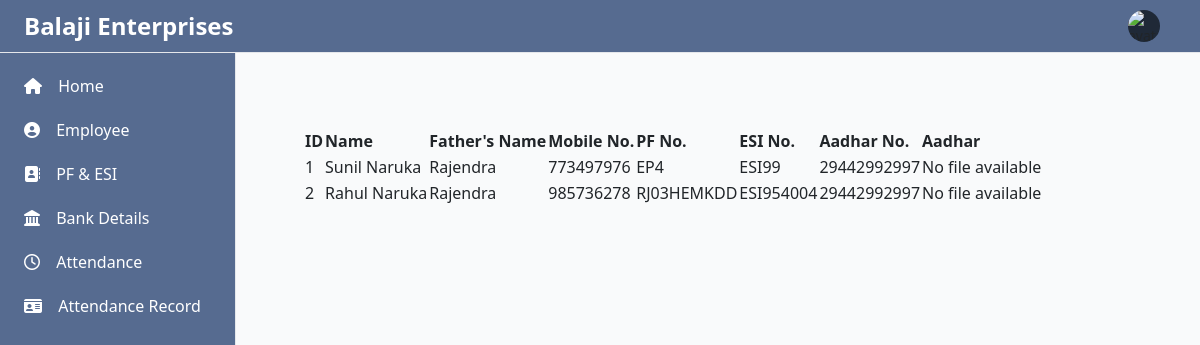
The page /employee/PF_ESI_list/ (signed in) on the database as committed earlier.
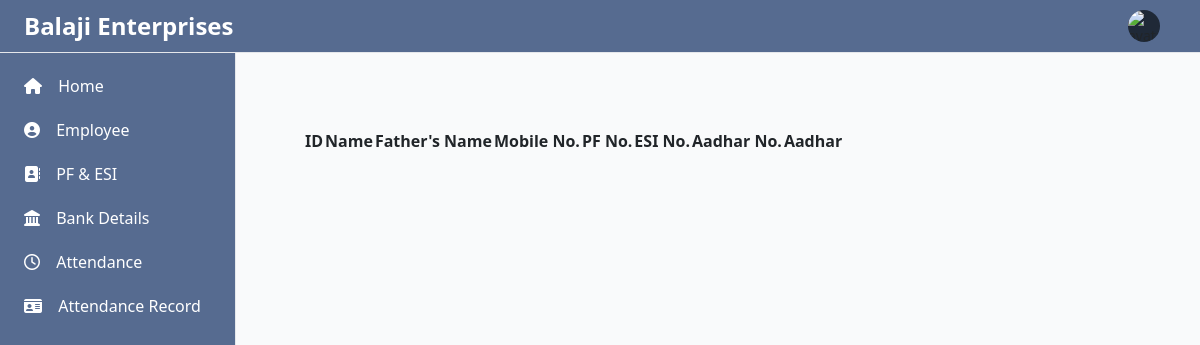
The same page on the database as committed later.
### EmployeeApp/models.py (models this page shows, shortened)
class Employee(models.Model):
    emp_code = models.CharField(max_length=50)
    emp_name = models.CharField(max_length=50)
    emp_father_name = models.CharField(max_length=100,blank=True)
    emp_dob = models.DateField(max_length=20,blank=True,null=True)
    emp_mobile_no = models.CharField(max_length=20,blank=True)
    emp_email = models.EmailField(max_length=200,null=True,blank=True)
    emp_permante_address = models.TextField(max_length=300,blank=True)
    emp_permante_state = models.CharField(max_length=100,blank=True)
    emp_local_address = models.TextField(max_length=300,blank=True)
    emp_addhar_no = models.CharField(max_length=15,blank=True)
    aadhar_file = models.FileField(upload_to='aadhar_card/',null=True, blank=True , default=None)
    emp_bank_id = models.ForeignKey(Bank, null=True,blank=True, on_delete=models.SET_NULL)  #
    emp_bank_ifsc_code = models.CharField(max_length=10,null=True,blank=True)
    emp_bank_ac_no = models.CharField(max_length=50,null=True,blank=True)
    bank_passbook_file = models.FileField(upload_to='bank_passbook/',null=True, blank=True , default=None)
    emp_designation_id = models.ForeignKey(Dasignation,blank=True, null=True, on_delete=models.SET_NULL)
    emp_category_id = models.ForeignKey(Emp_category, null=True,blank=True, on_delete=models.SET_NULL)
    emp_zone_loation_id = models.ForeignKey(Emp_zone_location, null=True,blank=True, on_delete=models.SET_NULL)
    emp_work_location_id = models.ForeignKey(Emp_work_location, null=True,blank=True, on_delete=models.SET_NULL)
    emp_pf_no = models.CharField(max_length=100,blank=True)
    emp_esi_no = models.CharField(max_length=100,blank=True)
    emp_salary_ctc = models.CharField(max_length=100,blank=True)
    is_active = models.BooleanField(default=True)
    created_at = models.DateTimeField(auto_now_add=True)
    updated_at = models.DateTimeField(auto_now=True)
    DisplayFields = ['id','emp_code','emp_name','emp_father_name','emp_bank_id','is_active','created_at','updated_at']
    FilterFields =  ['created_at','updated_at','is_active']

### EmployeeApp/views.py (the view)
# urls.py: path('PF_ESI_list/',Employee_views.EmployeePFESIView.as_view(),name='pf_esi'),
@method_decorator(login_required(login_url='user_accounts:login'), name='dispatch')
class EmployeePFESIView(View):
    template_name = 'Employee/PF_ESI_list.html'
    employee_data = Employee.objects.filter(is_active=1)
    def get(self, request):
        data = {'employee_list': self.employee_data }
        return render(request, self.template_name,data)

### templates/Employee/PF_ESI_list.html (shortened to what this page needs)
{% extends "dashboard.html" %}
{% block content %}
    <main class="p-4 md:ml-64 h-auto pt-10 min-h-screen bg-gray-50 dark:bg-gray-900">
        <section class="bg-gray dark:bg-gray-900">
            <div class="py-8 px-4 mx-auto max-w-screen-xl sm:py-16 lg:px-6">
              <div style="  margin-top: 25px;">
                <table id="example" class="display" style="margin-top: 40px;">
                    <thead>
                        <tr>
                            <th> ID </th>
                            <th> Name </th>
                            <th> Father's Name </th>
                            <th> Mobile No. </th>
                            <th> PF No. </th>
                            <th> ESI No. </th>
                            <th> Aadhar No. </th>
                            <th> Aadhar </th>
                        </tr>
                    </thead>
                    <tbody>
         {% for ele in employee_list %}
                        <tr>
                            <td> {{ ele.id }}</td>
                            <td> {{ele.emp_name}}  </td>
                            <td> {{ele.emp_father_name}}</td>
                            <td> {{ele.emp_mobile_no}}</td>
                            <td> {{ele.emp_pf_no}}</td>
                            <td> {{ele.emp_esi_no}}</td>
                            <td> {{ele.emp_addhar_no}}</td>
                            <td class="editbtn">
                                {% if ele.aadhar_file %} <a href="{{ ele.aadhar_file.url }}" download>Download </a>
                                {% else %} No file available {% endif %}
                           </td>
                        </tr>
                        {% endfor %}
                    </tbody>
                </table>
              </div>
        </section>
    </main>
{% endblock content %}

Rows that differ between the two databases and show on the page:
removed Employee: id "1", emp_name "Sunil Naruka", emp_father_name "Rajendra", emp_mobile_no "773497976", emp_pf_no "EP4", emp_esi_no "ESI99", emp_addhar_no "29442992997", shows "No file available"
removed Employee: id "2", emp_name "Rahul Naruka", emp_father_name "Rajendra", emp_mobile_no "985736278", emp_pf_no "RJ03HEMKDD", emp_esi_no "ESI954004", emp_addhar_no "29442992997", shows "No file available"
